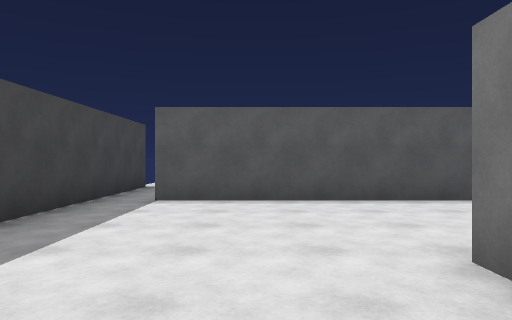
view 1 (above)

22 first-person views from a walk through a scene from a Unity 3-D project. The camera is 1.3 m above the floor, looks level and sees 70° across. The floor is counted in squares, 2 m on a side. Each view is taken from the middle of a square. On the plan, view 1 faces up. The plan holds only what a view shows up to about 11 squares ahead; the rest is blank.

view 2
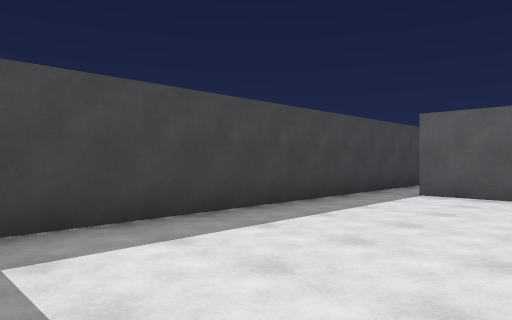

view 3
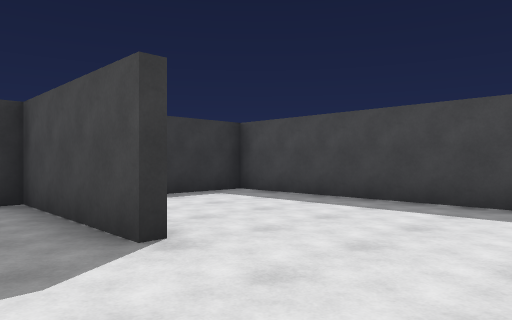

view 4
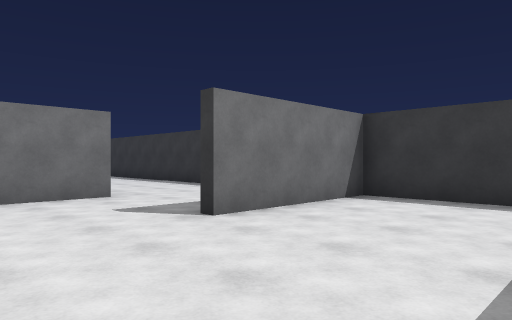

view 5
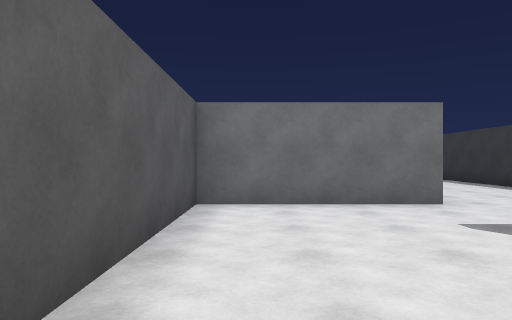

view 6
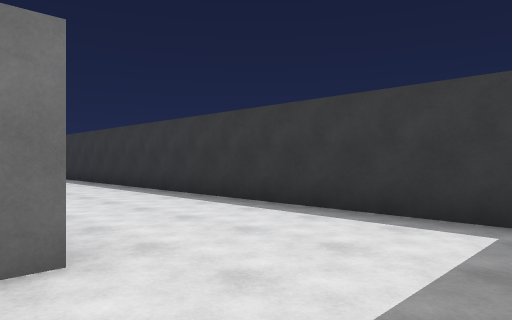

view 7
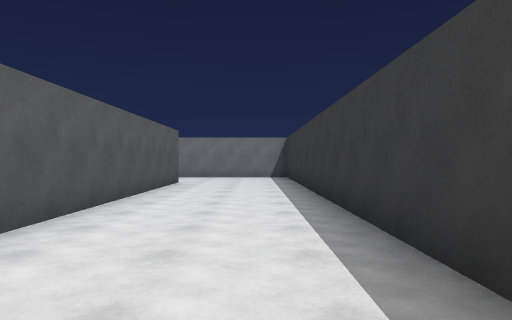

view 8
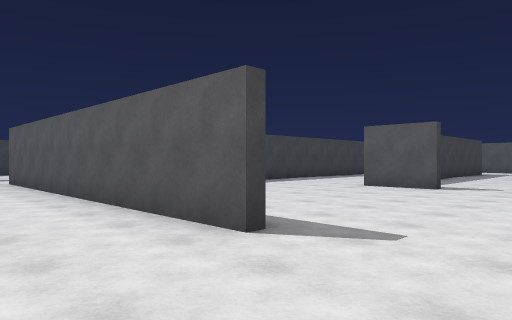

view 9
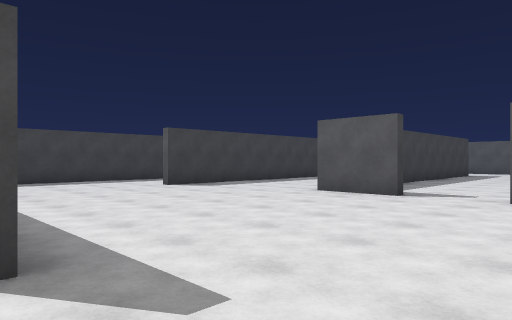

view 10
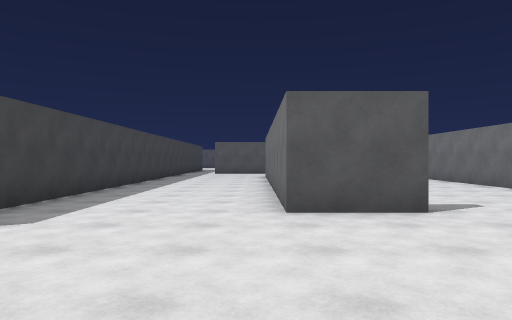

view 11
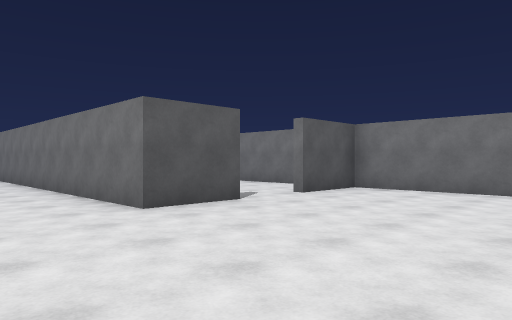

view 12
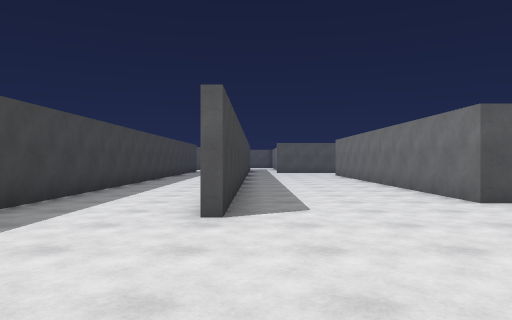

view 13
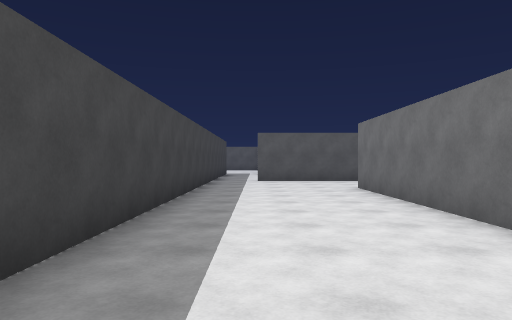

view 14
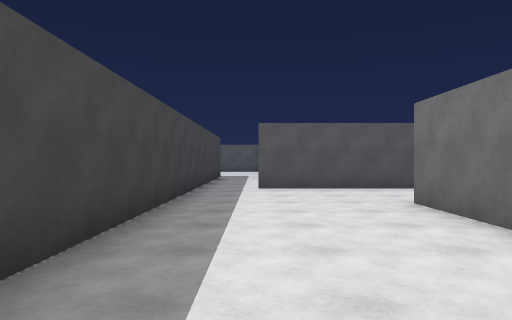

view 15
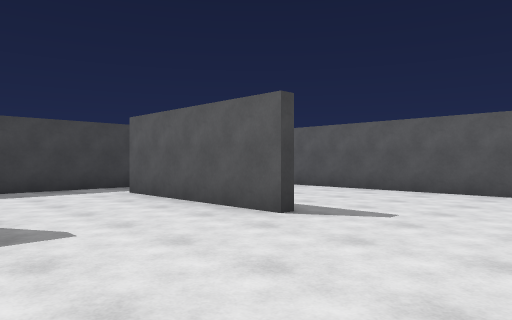

view 16
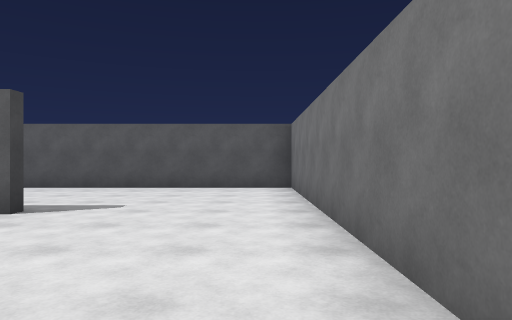

view 17
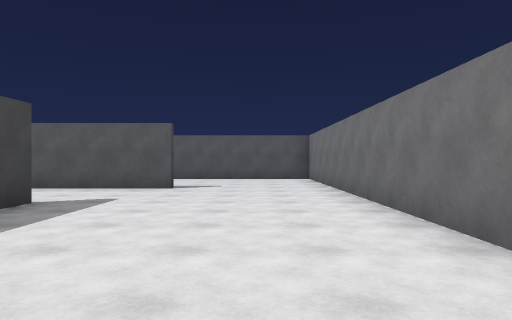

view 18
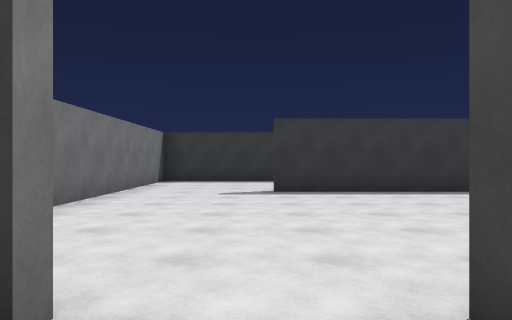

view 19
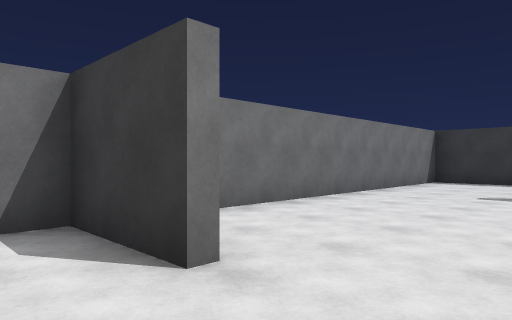

view 20
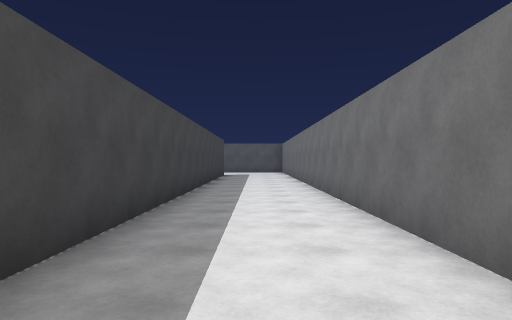

view 21
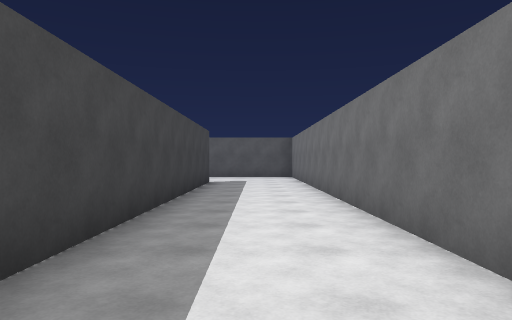

view 22
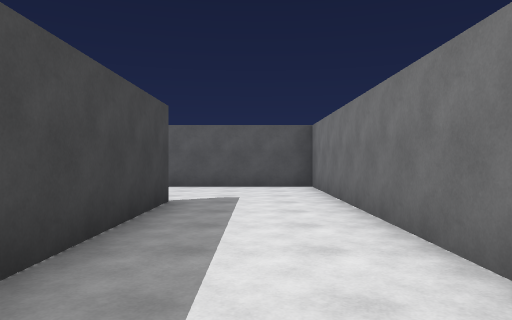

### Floor plan
Points are (right, up) in squares from view 1. A wall is a line through its corners. A room is listed if a view was taken in it or the views show most of it. See-through windows are left out.
Room 1 (views 1, 2, 3, 4, 5, 6)
walls: (4.4, 2.2) (4.4, 5.9) (-1.6, 5.9); (-2.7, 5.5) (-2.7, -1.2) (1.4, -1.2) (1.4, 2.4)
ways out: opening at (3.5, 2) to room 2; opening at (-2, 6)
Room 2 (views 7, 8, 9, 10, 11, 12, 13, 14, 15, 16, 17, 18, 19, 20, 21, 22)
walls: (11.6, 13.2) (11.6, 12.2); (7.4, 9.9) (7.4, 26.9) (3.9, 26.9); (13.2, 8.5) (11.4, 8.5) (11.4, 18.5); (14.8, 8.7) (16.8, 8.7) (16.8, 25.6) (9.8, 25.6); (11.6, 18.5) (11.6, 17.8); (4.6, 6.2) (4.6, 4.4); (9.5, 2.5) (13.6, 2.5); (13.1, 21.4) (9, 21.4); (13.6, 2.2) (4.4, 2.2); (7.6, 24) (7.6, 7.1); (1.6, 2.4) (1.6, -1.2) (16.8, -1.2) (16.8, 8.5) (14.8, 8.5); (4.6, 23.8) (4.6, 7.8)
ways out: opening at (3.5, 2) to room 1; gap at (9, 22)

Where each view was taken, in squares from view 1:
view 1: 0 up, 0 right, facing up
view 2: 1 down, 1 right, facing up-left
view 3: 5 up, 3 right, facing down-left
view 4: 5 up, 2 left, facing down-right
view 5: 5 up, 1 left, facing right
view 6: 3 up, 2 right, facing down-right
view 7: 0 up, 3 right, facing right
view 8: 0 up, 16 right, facing up-left
view 9: 2 up, 16 right, facing up-left
view 10: 4 up, 11 right, facing up
view 11: 4 up, 9 right, facing up-right
view 12: 3 up, 8 right, facing up
view 13: 10 up, 9 right, facing up
view 14: 13 up, 9 right, facing up
view 15: 18 up, 16 right, facing up-left
view 16: 17 up, 16 right, facing up
view 17: 13 up, 15 right, facing up
view 18: 10 up, 14 right, facing down
view 19: 10 up, 13 right, facing down-right
view 20: 8 up, 6 right, facing up
view 21: 13 up, 6 right, facing up
view 22: 18 up, 6 right, facing up
